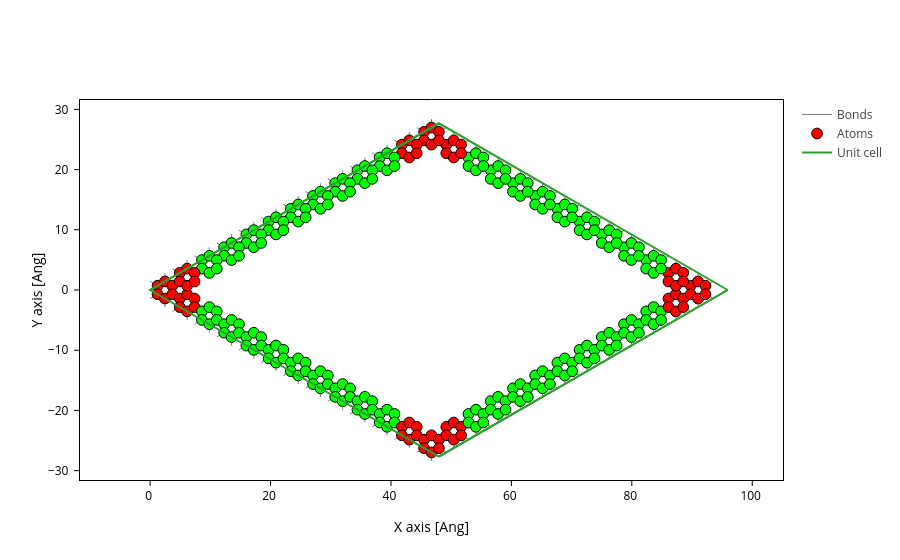

Notebook cell for this chart:
### Code cell
geom_edge_big.plot(axes="xy",
                     atoms_style=[
                         dict(atoms=corners_big, color="red"),
                         dict(atoms=edges_big, color="lime"),
                     ])

### Figure 1 — Plotly figure (JSON) as saved in the notebook; plotly's stock layout.template omitted (floating-point values rounded to 4 significant figures; data arrays with more than 128 entries replaced by an {"elided": "..."} marker saying what was removed)
{"data": [{"line": {"color": "gray", "width": 1}, "meta": {}, "mode": "lines", "name": "Bonds", "opacity": 1, "type": "scatter", "x": {"elided": "9240 float values"}, "y": {"elided": "9240 float values"}}, {"marker": {"color": {"elided": "288 str values"}, "line": {"color": "black", "width": 1}, "opacity": 1, "size": 10.72}, "meta": {}, "mode": "markers", "name": "Atoms", "opacity": 1, "type": "scatter", "x": {"elided": "288 float values"}, "y": {"elided": "288 float values"}}, {"meta": {}, "mode": "lines", "name": "Unit cell", "type": "scatter", "x": [0.0, 47.96, 95.92, 95.92, 47.96, 47.96, NaN, 47.96, 0.0, 0.0, 47.96, 47.96, 0.0, NaN, 95.92, 47.96, NaN, 95.92, 47.96], "y": [0.0, 27.69, 0.0, 0.0, 27.69, 27.69, NaN, 27.69, 0.0, 0.0, -27.69, -27.69, 0.0, NaN, 0.0, -27.69, NaN, 0.0, -27.69]}], "layout": {"scene": {"aspectmode": "data", "xaxis": {"title": {"text": "X axis [Ang]"}}, "yaxis": {"title": {"text": "Y axis [Ang]"}}}, "xaxis": {"scaleanchor": "y", "scaleratio": 1, "title": {"text": "X axis [Ang]"}}, "yaxis": {"title": {"text": "Y axis [Ang]"}}}}
